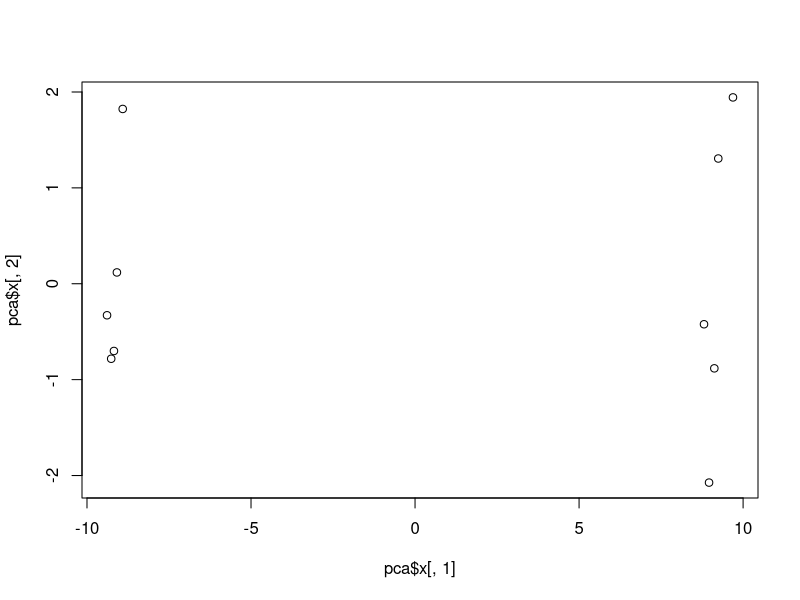
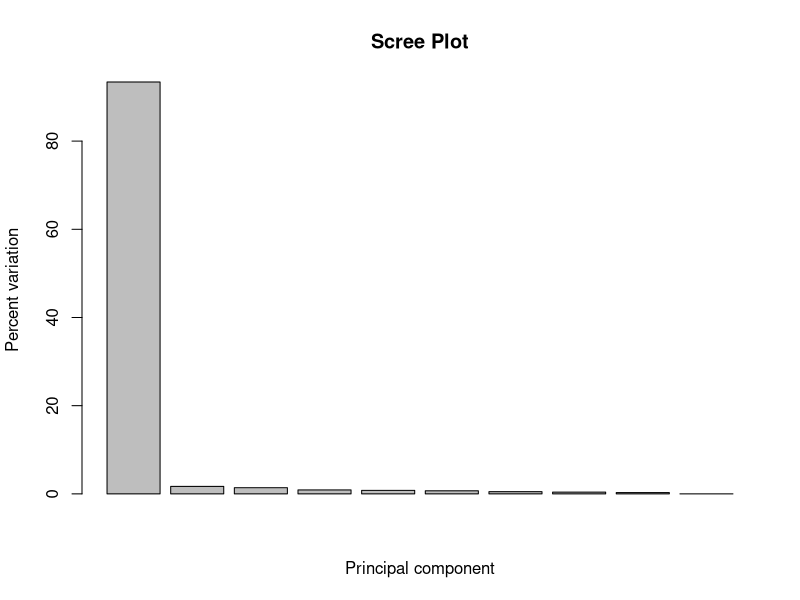
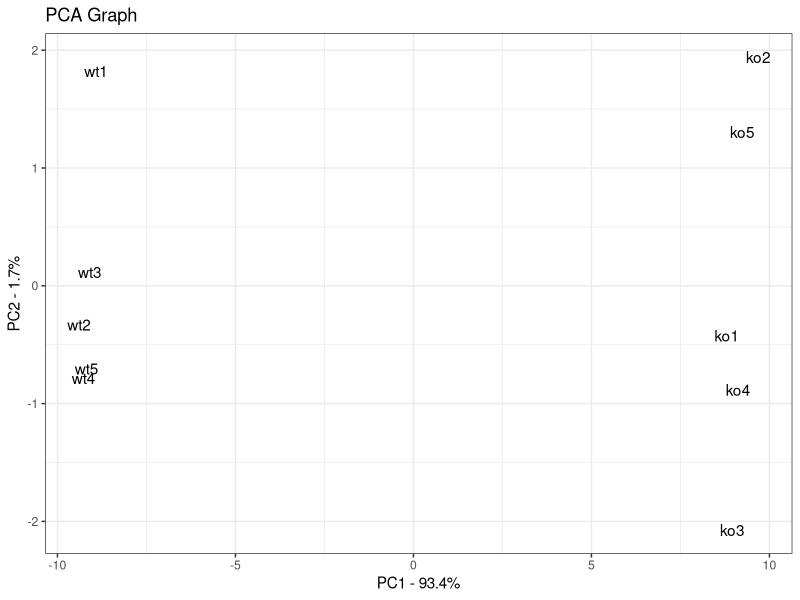

Write the R code that produced these figures, in order.
# https://youtu.be/0Jp4gsfOLMs?si=JkB6ruQhFoga3X8C

dataMatrix <- matrix(nrow=100, ncol=10)
# Naming the columns
colnames(dataMatrix) <- c(  
  paste("wt", 1:5, sep=""),
  paste("ko", 1:5, sep=""))
# Naming the rows
rownames(dataMatrix) <- paste("gene", 1:100, sep="")

# Fake read counts
for (i in 1:100) {
  wtValues <- rpois(5, lambda=sample(x=10:1000, size=1))
  koValues <- rpois(5, lambda=sample(x=10:1000, size=1))
  
  dataMatrix[i,] <- c(wtValues, koValues)
}

# First six rows of the data
head(dataMatrix)

# Calling prcomp() to do a PCA on the data
# The goal is to draw a graph that shows how the samples are related
# By default, it expects samples to be rows and genes to be columns
# So the data is here transposed using the t() function
# If data isn't transposed, the graph will show how the
# genes are related to each other
# prcomp() returns three things:
#   x: contains pr. comp. for drawing a graph. The no. of samples = no. of PC's
#   sdev: standard deviation, gives information about amount of variation per PC
#   rotation: loading scores
pca = prcomp(t(dataMatrix), scale=TRUE)

# Using the first two PC's to draw a 2d plot
plot(pca$x[,1], pca$x[,2], )

# To get a sense of how meaningful the clusters are, let's see how much variation 
# they account for, using the square of sdev.
pcaVar <- pca$sdev^2

# Percentages are more useful, so these are calculated and plotted
pcaVarPer <- round(pcaVar/sum(pcaVar)*100, 1)
barplot(pcaVarPer, main="Scree Plot", xlab="Principal component", ylab="Percent variation")

# ggplot2 can be used to make a fancy PCA plot
library(ggplot2)
pcaData <- data.frame(Sample=rownames(pca$x),
                      X=pca$x[,1],
                      Y=pca$x[,2])
pcaData

# Creating the plot
ggplot(data=pcaData, aes(x=X, y=Y, label=Sample)) + 
  geom_text() +
  xlab(paste("PC1 - ", pcaVarPer[1], "%", sep="")) +
  ylab(paste("PC2 - ", pcaVarPer[2], "%", sep="")) +
  theme_bw() +
  ggtitle("PCA Graph")

# To see which genes have the largest effect on where the samples are plotted
loadingScores <- pca$rotation[,1]
# Using the abs() function to sort values on magnitude instead of high-low
geneScores <- abs(loadingScores)
geneScoresRanked <- sort(geneScores, decreasing=TRUE)
Top10Genes <- names(geneScoresRanked[1:10])

# Showing the genes
Top10Genes
# Show the scores and +/- sign
# Positive genes push samples to the right, negative to the left
pca$rotation[Top10Genes,1] 
